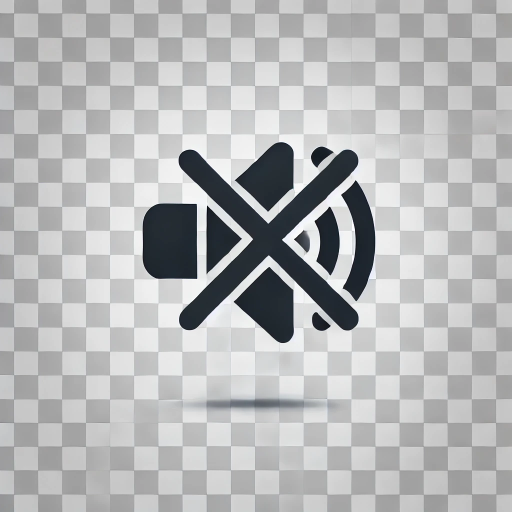
#> input picture Python/unmute.png, 1024 x 1024 px (shown at 1/2 size)
$ python hashcau.py
#> lines starting #> are read from the running program, lines starting #| are printed output that depends on the picture
from PIL import Image

# Load the uploaded image
input_path = 'unmute.png'
output_path_32x32 = 'unmute_icon_32x32.png'

# Open the image and resize it to 32x32
with Image.open(input_path) as img:
#> img is the input picture: PIL image 1024x1024 RGB; mean R, G, B 181.4, 182.4, 183.3
    img_resized = img.resize((32, 32), Image.Resampling.LANCZOS)
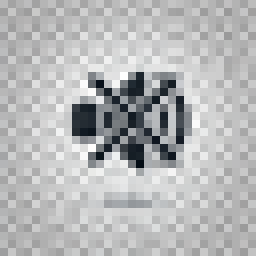
#> img_resized: PIL image 32x32 RGB (shown 8 times larger); mean R, G, B 181.4, 182.4, 183.3
    img_resized.save(output_path_32x32)

output_path_32x32
